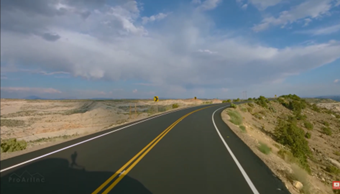
#> input picture Road Lane Detection/Road_2.png, 340 x 194 px, given in place of road_2.mp4, which was not available
$ python 'Road Line Lane Detection_3.py'
#> lines starting #> are read from the running program, lines starting #| are printed output that depends on the picture; after the words box and inside, x2 and y2 are one past the last pixel; in counts of white or black regions, pixels touching at a corner belong together; pictures that were not available may be replaced by others from this repository, and a replacement may not be noted
#> further down, frame is the input picture: shape (194, 340, 3); mean B, G, R 115.6, 116.8, 111.5
import matplotlib.pylab as plt
import cv2
import numpy as np

def region_of_interest(img,vertices):
    mask= np.zeros_like(img)
    #channel_count= img.shape[2]
    match_mask_color= (255)
    print(match_mask_color)
    cv2.fillPoly(mask,vertices,match_mask_color)
    masked_image= cv2.bitwise_and(img,mask)
    return masked_image

def draw_the_lines(img,lines):
    img=np.copy(img)
    blank_image= np.zeros_like(img)

    for line in lines:
        for x1,y1,x2,y2 in line:
            cv2.line(blank_image,(x1,y1),(x2,y2),(0,255,0),10)

    img= cv2.addWeighted(img,0.8,blank_image,1,0.0)

    return img


def process(image):

    print(image.shape)
#| (194, 340, 3)
    height= image.shape[0]
#> height = 194
    width= image.shape[1]
#> width = 340


    gray_image= cv2.cvtColor(image,cv2.COLOR_RGB2GRAY)
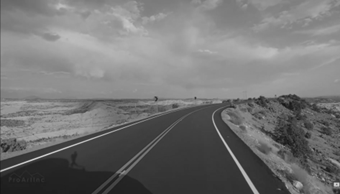
#> gray_image: shape (194, 340); min 22, max 213, mean 115.8
    canny_image= cv2.Canny(gray_image,100,120)
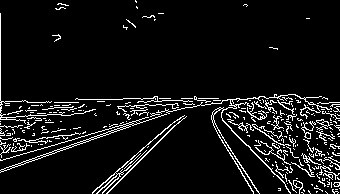
#> canny_image: shape (194, 340); 7.6% white in thin lines or dots
    region_of_interest_vertices=[(0,height),(width/2,height/2),(width,height)] #vertices-küncler(köşeler)
#> region_of_interest_vertices = [(0, 194), (170, 97), (340, 194)]
    cropped_img=region_of_interest(canny_image,np.array([region_of_interest_vertices],np.int32))
#> in region_of_interest, `cv2.fillPoly(mask,vertices,match_mask_color)`:
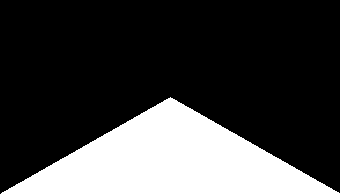
#> mask: shape (194, 340); 25.1% white; 1 white region, box (x1, y1, x2, y2) and area: (1, 97, 340, 194) 16563
#> in region_of_interest, `masked_image= cv2.bitwise_and(img,mask)`:
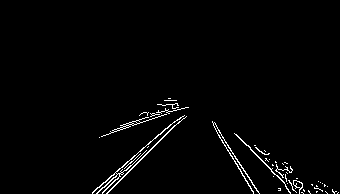
#> masked_image: shape (194, 340); 1.9% white in thin lines or dots, all inside (x1, y1, x2, y2) = (92, 98, 339, 194)
    lines= cv2.HoughLinesP(cropped_img,rho=6,theta=np.pi/60,threshold=100,lines=np.array([]),minLineLength=40,maxLineGap=25)
#> lines = 18 rows, first 6: [102, 192, 187, 107], [107, 193, 179, 121], [260, 159, 309, 191], [222, 142, 259, 193], [104, 187, 150, 141], [99, 137, 177, 107]

    image_with_lines =draw_the_lines(image,lines)
#> the loop in draw_the_lines, `for line in lines:` made 18 passes
#> line on passes 1 to 12: [[102, 192, 187, 107]], [[107, 193, 179, 121]], [[260, 159, 309, 191]], [[222, 142, 259, 193]], [[104, 187, 150, 141]], [[99, 137, 177, 107]], [[250, 149, 292, 170]], [[263, 162, 310, 193]], [[214, 127, 290, 166]], [[251, 150, 322, 191]], [[110, 131, 177, 105]], [[223, 137, 248, 185]]
#> after the loop in draw_the_lines, `for line in lines:`:
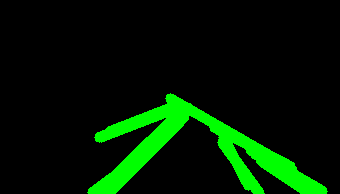
#> blank_image: shape (194, 340, 3); mean of channels 0, 1, 2 0, 25.9, 0; drawn as B, G, R
#> in draw_the_lines, `img= cv2.addWeighted(img,0.8,blank_image,1,0.0)`:
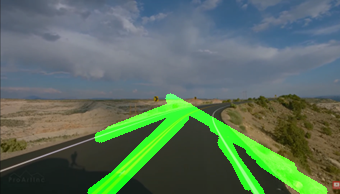
#> img: shape (194, 340, 3); mean B, G, R 92.5, 111.9, 89.2

    return image_with_lines

cap = cv2.VideoCapture("road_2.mp4")

while True:

    ret,frame= cap.read()
    frame = process(frame)
    cv2.imshow("Video",frame)

    if cv2.waitKey(1)==ord("q"):
#> (key q is pressed here)
        break


cap.release()
cv2.destroyAllWindows()
